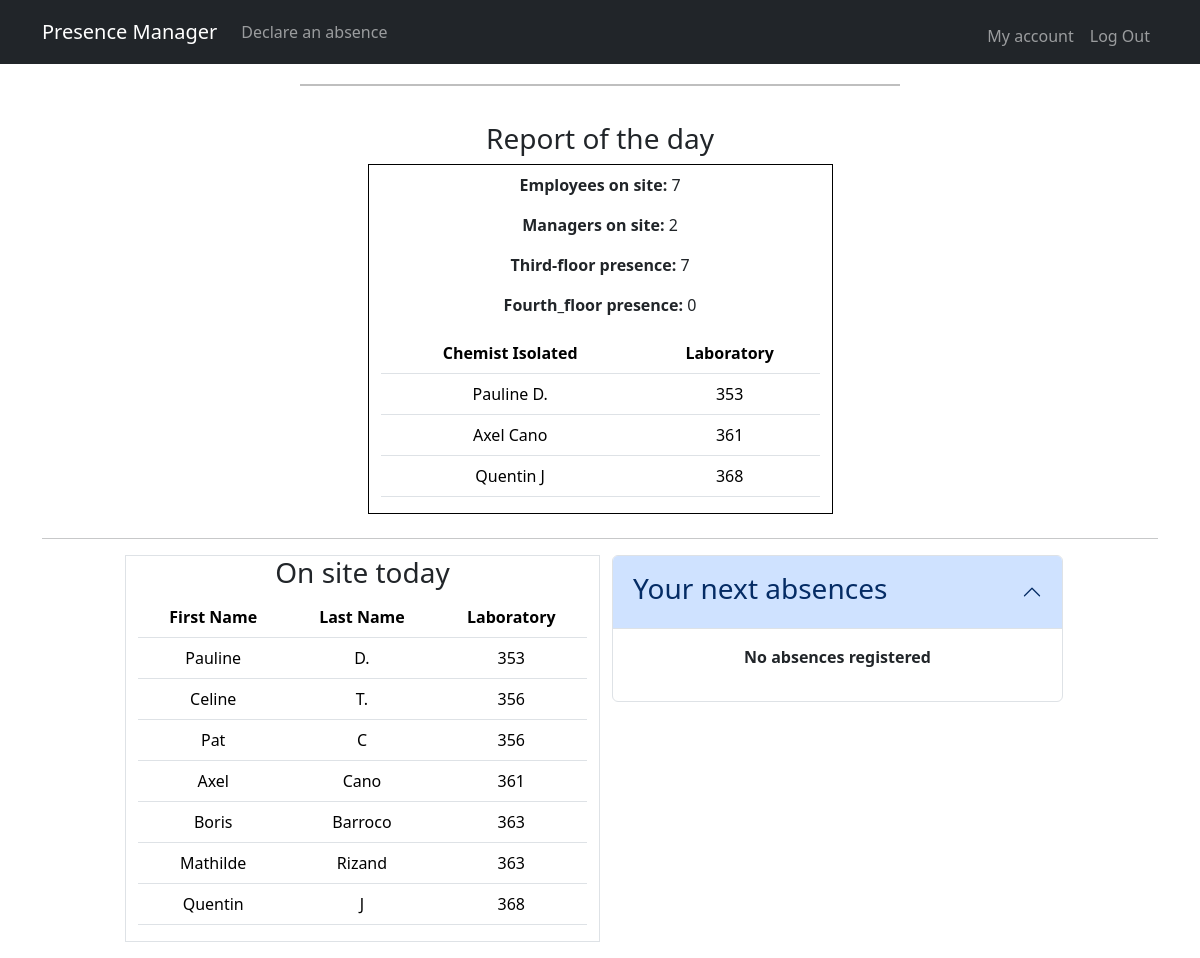
/ (signed in), run on the app's committed database.
### models.py (models this page shows)
class User(Base):
    __tablename__ = 'users'
    id = Column(Integer, primary_key=True, autoincrement=True)
    last_name = Column(String(50), nullable=False)
    first_name = Column(String(50), nullable=False)
    laboratory = Column(String(100), nullable=False)
    login = Column(String(100), unique=True, nullable=False)
    password = Column(String(100), nullable=False)
    status = Column(String(50))
    absences = relationship('Absence', back_populates='user')

### app.py (the view, shortened to what this page needs)
@app.route("/", methods=["GET", "POST"])
@login_required
def index():
    today = datetime.now().date()
    absences = db.query(Absence).filter_by(user_id=session["user_id"]).all()
    subquery = db.query(Absence.user_id).filter_by(date=today).subquery()
    presents = db.query(User).filter(~User.id.in_(subquery)).order_by(User.laboratory).all()
    count = {
        "all": len(presents),
        "managers":0,
        "third_floor":0,
        "fourth_floor":0
    }
    laboratory_count = {}
    critical_labs = []
    isolation = {}
    for present in presents:
        if present.status == "manager":
            count["managers"] += 1
        if present.laboratory.startswith("3"):
            count["third_floor"] += 1
        elif present.laboratory.startswith("4"):
            count["fourth_floor"] += 1
        if present.laboratory in laboratory_count:
            laboratory_count[present.laboratory] += 1
        else:
            laboratory_count[present.laboratory] = 1
    for lab, number in laboratory_count.items():
        if number == 1:
            critical_labs.append(lab)
    for lab in critical_labs:
        for present in presents:
            if present.laboratory == lab:
                isolation[lab] = present.first_name + " " + present.last_name
    return render_template("index.html", absences=absences, presents=presents, count=count, isolation=isolation)

### app.py (called while the page is built)
@app.after_request
def after_request(response):
    response.headers["Cache-Control"] = "no-cache, no-store, must-revalidate"
    response.headers["Expires"] = 0
    response.headers["Pragma"] = "no-cache"
    return response

### helpers.py (called while the page is built)
def login_required(f):
    @wraps(f)
    def decorated_function(*args, **kwargs):
        if session.get("user_id") is None:
            return redirect("/login")
        return f(*args, **kwargs)
    return decorated_function

### templates/index.html (shortened to what this page needs)
{% extends "layout.html" %}
{% block main %}
  <h3>Report of the day</h3>
  <div class="container col-xl-5 text-center border border-black mb-4 pt-2">
    <p><b>Employees on site: </b>{{ count["all"] }}</p>
    <p><b>Managers on site: </b>{{ count["managers"] }}</p>
    <p><b>Third-floor presence: </b>{{ count["third_floor"] }}</p>
    <p><b>Fourth_floor presence: </b>{{ count["fourth_floor"] }}</p>
    <table class="table">
      <thead>
        <tr>
          <th>Chemist Isolated</th> <th>Laboratory</th>
        </tr>
        {% if isolation %}
      </thead>
      <tbody>
        {% for lab in isolation %}
        <tr><td>{{ isolation[lab] }}</td><td>{{ lab }}</td></tr>
        {% endfor %}
      </tbody>
    </table>
    {% endif %}
  </div>
<hr>
<div class="row justify-content-center">
  <div class="col-xl-5 border">
    <h3>On site today</h3>
    <table class="table">
      <thead>
        <tr>
          <th scope="col">First Name</th>
          <th scope="col">Last Name</th>
          <th scope="col">Laboratory</th>
        </tr>
      </thead>
      <tbody>
        {% for present in  presents %}
        <tr>
          <td>{{ present.first_name }}</td>
          <td>{{ present.last_name }}</td>
          <td>{{ present.laboratory }}</td>
        </tr>
        {% endfor %}
      </tbody>
    </table>
  </div>
  <div class="col-xl-5 mb-5">
    <div class="accordion" id="accordionExample">
      <div class="accordion-item">
        <h2 class="accordion-header">
          <button class="accordion-button" type="button" data-bs-toggle="collapse" data-bs-target="#collapseOne" aria-expanded="true" aria-controls="collapseOne">
            <h3>Your next absences</h3>
          </button>
        </h2>
        <div id="collapseOne" class="accordion-collapse collapse show" data-bs-parent="#accordionExample">
          <div class="accordion-body">
            {% if absences %}
            <table class="table">
              <thead>
                <tr>
                  <th>Year</th> <th>Month</th> <th>Day</th>
                </tr>
              </thead>
              <tbody>
                {% for absence in absences %}
                <tr><td>{{ absence.date.year }}</td><td>{{ absence.date.month }}</td><td>{{ absence.date.day }}</td>
                <td><form action="/" method="post"><input type="hidden" name="absence_id" value="{{ absence.id }}"><button class="btn btn-primary" type="submit">delete</button></form></td>
                </tr>
                {% endfor %}
              </tbody>
            </table>
            {% else %}
            <p><b>No absences registered</b></p>
            {% endif %}
          </div>
        </div>
      </div>
    </div>
  </div>
</div>
{% endblock %}

### data on the page
User: laboratory "Pauline D.", laboratory "353", first_name "Pauline", last_name "D."
User: laboratory "Axel Cano", laboratory "361", first_name "Axel", last_name "Cano"
User: laboratory "Quentin J", laboratory "368", first_name "Quentin", last_name "J"
User: first_name "Celine", last_name "T.", laboratory "356"
User: first_name "Pat", last_name "C", laboratory "356"
User: first_name "Boris", last_name "Barroco", laboratory "363"
User: first_name "Mathilde", last_name "Rizand", laboratory "363"

### other printed values
{{ count["all"] }} "7"
{{ count["managers"] }} "2"
{{ count["third_floor"] }} "7"
{{ count["fourth_floor"] }} "0"
